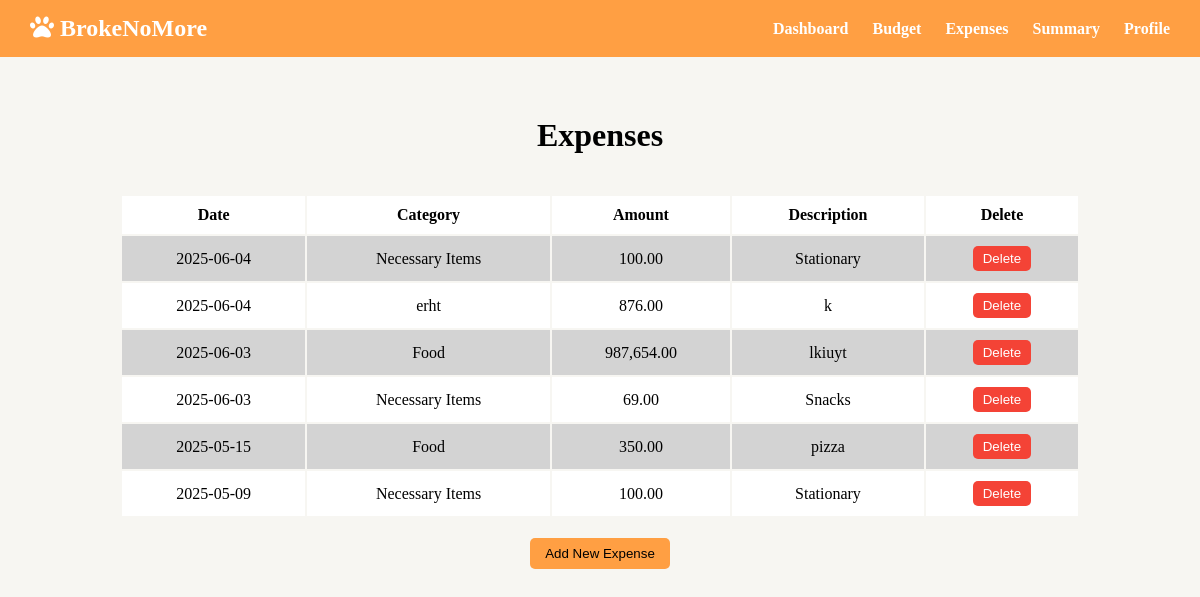
Screenshot of /expenses.php (signed in) with the database file from the repository.
### tables this page shows
CREATE TABLE `expenses` (
  `id` int(11) NOT NULL AUTO_INCREMENT,
  `user_id` int(11) NOT NULL,
  `date` date NOT NULL,
  `category` varchar(100) NOT NULL,
  `amount` bigint(20) NOT NULL,
  `description` text NOT NULL,
  `budget_id` int(11) NOT NULL,
  PRIMARY KEY (`id`)
);

### expenses.php (the view, shortened to what this page needs)
<?php
$userId = $_SESSION['user_id'];
$conn = new mysqli("localhost", "root", "", "expense_tracker");
$stmt = $conn->prepare("SELECT id, date, category, amount, description FROM expenses WHERE user_id = ? ORDER BY date DESC");
$stmt->bind_param("i", $userId);
$stmt->execute();
$result = $stmt->get_result();
$expenseRows = "";
while ($row = $result->fetch_assoc()) {
    $expenseRows .= "<tr id='row-{$row['id']}'>";
    $expenseRows .= "<td>" . htmlspecialchars($row['date']) . "</td>";
    $expenseRows .= "<td>" . htmlspecialchars($row['category']) . "</td>";
    $expenseRows .= "<td>" . number_format($row['amount'], 2) . "</td>";
    $expenseRows .= "<td>" . htmlspecialchars($row['description']) . "</td>";
    $expenseRows .= "<td><button class='delete-btn' onclick='deleteItem({$row['id']})'>Delete</button></td>";
    $expenseRows .= "</tr>";
}
$template = file_get_contents("expenses.html");
$finalPage = str_replace("", $expenseRows, $template);
echo $finalPage;
?>

### css/expenses.css (style rules this page uses)
#head { text-align:center; margin-top: 60px; margin-bottom: 40px; }
.expense-table { width: 80%; margin: 0 auto; margin-bottom: 20px; }
td, th { padding: 10px; text-align: center; }
tr:nth-child(even) { background-color: lightgrey; }
tr:nth-child(odd) { background-color: white; }
.btn { border:none; margin:auto; display:flex; border-radius: 5px; justify-content:center; align-items: center; background-color:#ff9f43; padding: 8px 15px; cursor: pointer; }
.delete-btn { background-color: #f44336; color: white; border: none; padding: 5px 10px; cursor: pointer; border-radius: 5px; }

### css/header.css (style rules this page uses)
* { margin: 0; padding: 0; box-sizing: border-box; }
body { background-color:#f7f6f2; }
nav { background-color: #ff9f43; padding: 15px 30px; display: flex; justify-content: space-between; align-items: center; color: #fff; }
nav h1 { font-size: 24px; }
nav .links a { margin-left: 20px; text-decoration: none; color: #fff; font-weight: bold; }

### rows the page displays
expenses: date "2025-06-04", category "Necessary Items", amount "100.00", description "Stationary"
expenses: date "2025-06-04", category "erht", amount "876.00", description "k"
expenses: date "2025-06-03", category "Food", amount "987,654.00", description "lkiuyt"
expenses: date "2025-06-03", category "Necessary Items", amount "69.00", description "Snacks"
expenses: date "2025-05-15", category "Food", amount "350.00", description "pizza"
expenses: date "2025-05-09", category "Necessary Items", amount "100.00", description "Stationary"

### other values shown
$finalPage "BrokeNoMore Dashboard Budget Expenses Summary Profile Expenses Date Category Amount Description Delete Add New Expense"
